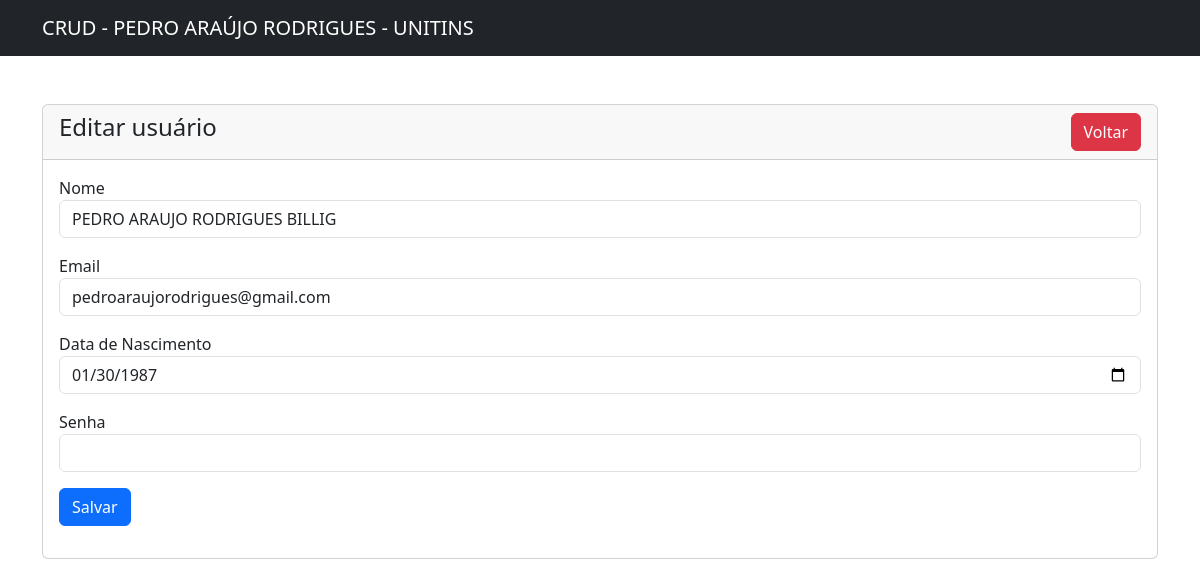
The app's page /usuario-edit.php?id=4 with its own data.
### tables this page shows
CREATE TABLE `usuarios` (
  `id` int NOT NULL AUTO_INCREMENT,
  `nome` varchar(100) NOT NULL,
  `email` varchar(100) NOT NULL,
  `data_nascimento` date NOT NULL,
  `senha` varchar(255) DEFAULT NULL,
  PRIMARY KEY (`id`)
);

### usuario-edit.php (the view, shortened to what this page needs)
<?php
require 'conexao.php';
?>
<!doctype html>
<html lang="en">
  <head>
    <link href="https://cdn.jsdelivr.net/npm/bootstrap@5.3.3/dist/css/bootstrap.min.css" rel="stylesheet">
  </head>
  <body>
    <?php include('navbar.php'); ?>
    <div class="container mt-5">
      <div class="row">
        <div class="col-md-12">
          <div class="card">
            <div class="card-header">
              <h4>Editar usuário
                <a href="index.php" class="btn btn-danger float-end">Voltar</a>
              </h4>
            </div>
            <div class="card-body">
              <?php
              if (isset($_GET['id'])) {
                $usuario_id = mysqli_real_escape_string($conexao, $_GET['id']);
                $sql = "SELECT * FROM usuarios WHERE id='$usuario_id'";
                $query = mysqli_query($conexao, $sql);
                if (mysqli_num_rows($query) > 0) {
                  $usuario = mysqli_fetch_array($query);
              ?>
              <form action="acoes.php" method="POST">
                <div class="mb-3">
                  <label>Nome</label>
                  <input type="text" name="nome" value="<?=$usuario['nome']?>" class="form-control">
                </div>
                <div class="mb-3">
                  <label>Email</label>
                  <input type="text" name="email" value="<?=$usuario['email']?>" class="form-control">
                </div>
                <div class="mb-3">
                  <label>Data de Nascimento</label>
                  <input type="date" name="data_nascimento" value="<?=$usuario['data_nascimento']?>" class="form-control">
                </div>
                <div class="mb-3">
                  <label>Senha</label>
                  <input type="password" name="senha" class="form-control">
                </div>
                <div class="mb-3">
                  <button type="submit" name="update_usuario" class="btn btn-primary">Salvar</button>
                </div>
              </form>
              <?php
              } else {
                echo "<h5>Usuário não encontrado</h5>";
              }
            }
            ?>
            </div>
          </div>
        </div>
      </div>
    </div>
  </body>
</html>

### records on screen
usuarios: nome "PEDRO ARAUJO RODRIGUES BILLIG", email "pedroaraujorodrigues@gmail.com", data_nascimento "01/30/1987"
